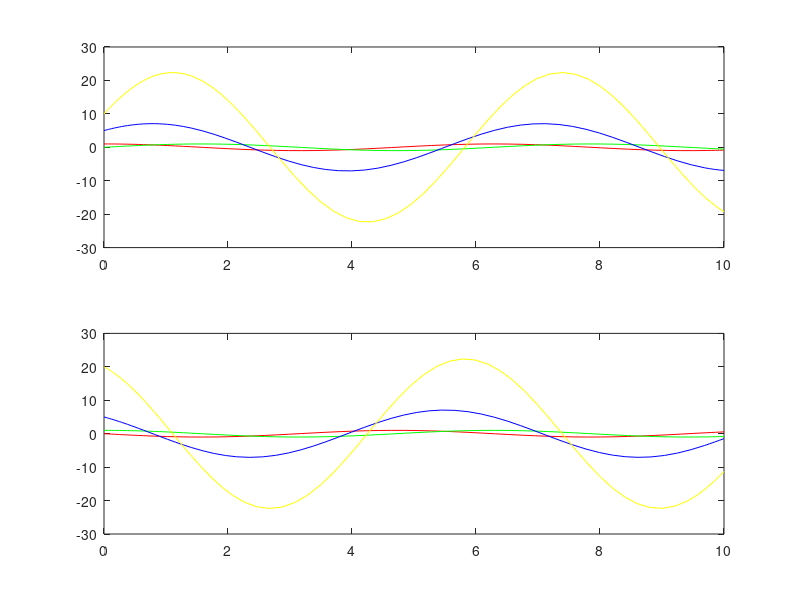
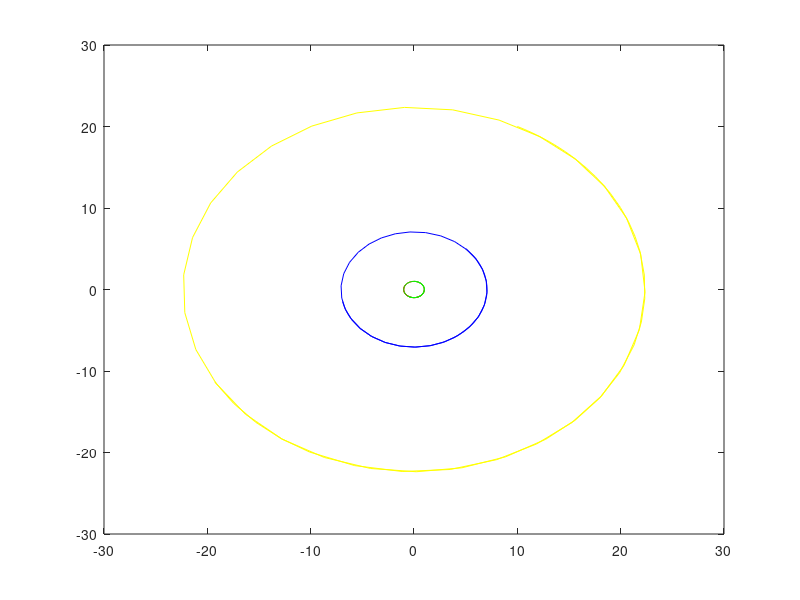

Write the MATLAB code that produced these figures, in order.
%%% OSCILADOR %%%
%%% Cuanto mas grande es el valor inicial, mas grandes son las oscilaciones 

f=@(t,x) [x(2);-x(1)]
[t,x]=ode45(f,[0,10],[1,0]);
[t2,x2]=ode45(f,[0,10],[0,1]);
[t3,x3]=ode45(f,[0,10],[5,5]);
[t4,x4]=ode45(f,[0,10],[10,20]);
figure(1);
subplot(2,1,1);
plot(t,x(:,1),'r')
hold on
plot(t2,x2(:,1),'g')
hold on
plot(t3,x3(:,1),'b')
hold on
plot(t4,x4(:,1),'y')
subplot(2,1,2);
plot(t,x(:,2),'r')
hold on
plot(t2,x2(:,2),'g')
hold on
plot(t3,x3(:,2),'b')
hold on
plot(t4,x4(:,2),'y')
figure(2);
plot(x(:,1),x(:,2),'r')
hold on
plot(x2(:,1),x2(:,2),'g')
hold on
plot(x3(:,1),x3(:,2),'b')
hold on
plot(x4(:,1),x4(:,2),'y')


